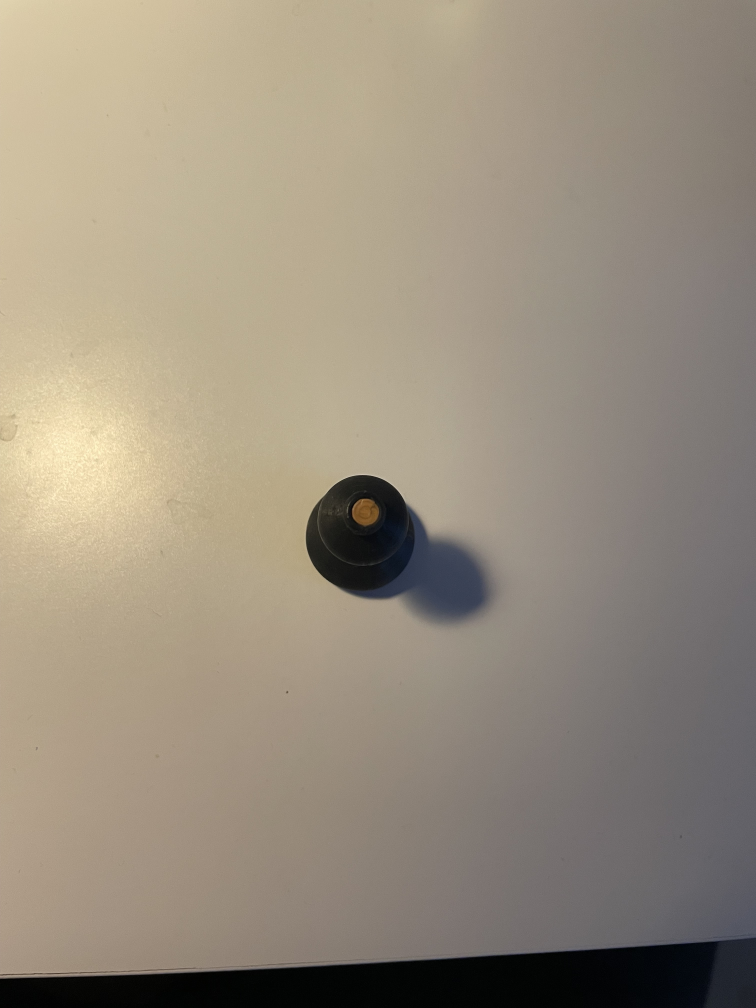
#> input picture chesster/Vision-Based-Control/Testbilder/Figur 1.jpg, 3024 x 4032 px, found by its file name (shown at 1/4 size)
$ python OpenCV-Canny-Edge-Detection.py
#> lines starting #> are read from the running program, lines starting #| are printed output that depends on the picture; after the words box and inside, x2 and y2 are one past the last pixel; in counts of white or black regions, pixels touching at a corner belong together
import cv2 as cv
import numpy as np
import imutils as imutils

img = cv.imread("chesster\Vision-Based-Control\Testbilder\Figur 1.jpg")
#> img is the input picture: shape (4032, 3024, 3); mean B, G, R 126.4, 142.5, 153.1
img = cv.resize(img, (1280,1024))
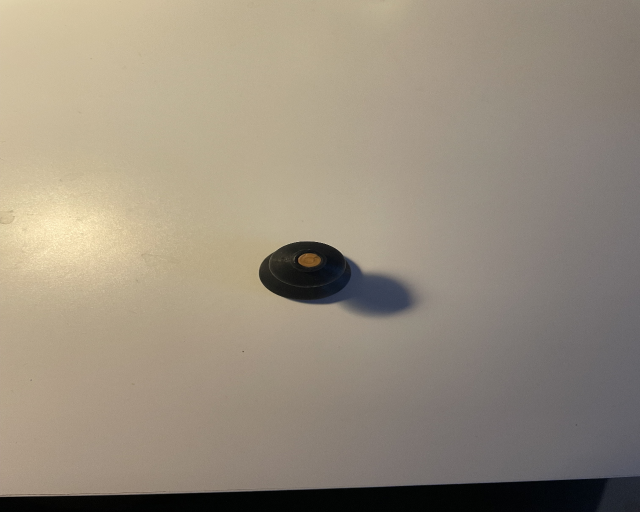
#> img: shape (1024, 1280, 3) (shown at 1/2 size); mean B, G, R 126.3, 142.4, 153
gs = cv.cvtColor(img, cv.COLOR_BGR2GRAY)
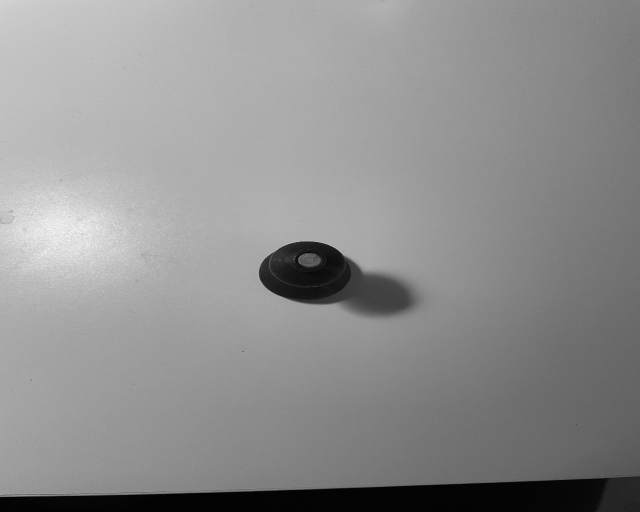
#> gs: shape (1024, 1280) (shown at 1/2 size); min 0, max 248, mean 143.7

circles_mask = np.zeros(gs.shape, dtype=np.uint8)
circles = cv.HoughCircles(gs, cv.HOUGH_GRADIENT, 1.5, 20)
#> circles = [[92.25, 452.2, 62.25], [119.2, 446.2, 63.15], [69.75, 452.2, 54.45]]

circles = np.round(circles[0, :]).astype("int")
#> circles = [[92, 452, 62], [119, 446, 63], [70, 452, 54]]
for (x, y, r) in circles:
    cv.circle(gs, (x,y), r, (0, 255, 0), 2)
#> this loop made 3 passes
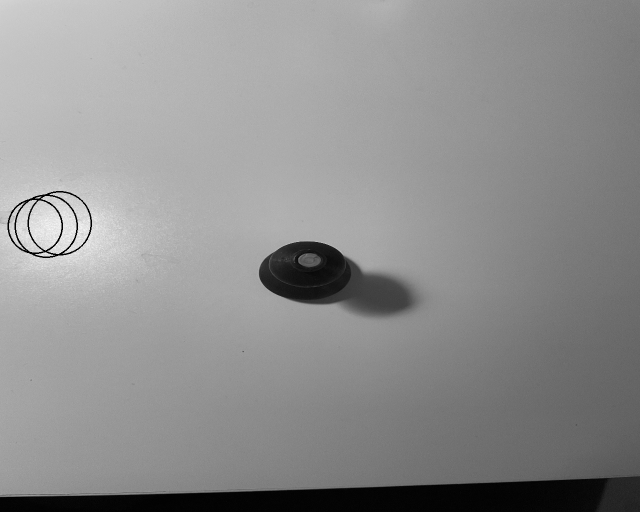
#> gs: shape (1024, 1280) (shown at 1/2 size); 0.24% of pixels changed, all inside (x1, y1, x2, y2) = (15, 382, 184, 516)

cv.imshow("Edges", gs)
cv.imshow("image with ColorDetection", gs)
cv.waitKey(0)
cv.destroyAllWindows()
